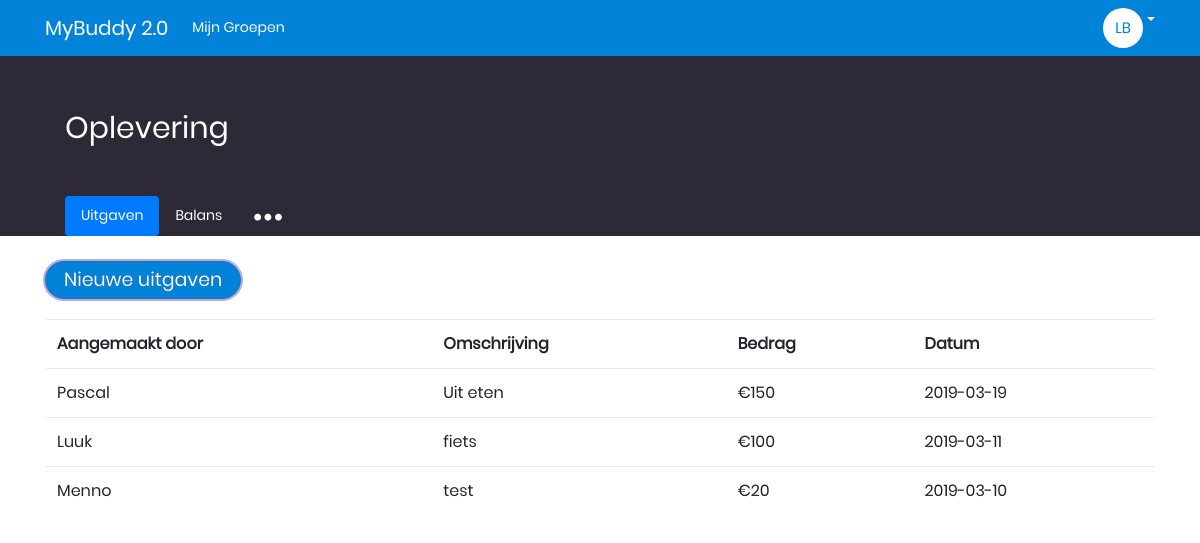
The page /index.php?page=group_info&id=14 (signed in) on the database its author committed.
### tables this page shows
CREATE TABLE `group` (
  `group_id` int(11) NOT NULL,
  `groupname` varchar(225) NOT NULL
);

CREATE TABLE `payment` (
  `payment_id` int(11) NOT NULL,
  `user_group_id` int(11) NOT NULL,
  `amount` text NOT NULL,
  `description` text NOT NULL,
  `date` date NOT NULL
);

CREATE TABLE `user` (
  `user_id` int(11) NOT NULL,
  `email` varchar(225) NOT NULL,
  `password` varchar(225) NOT NULL,
  `name` varchar(225) NOT NULL,
  `surname` varchar(225) NOT NULL
);

### permissions/roles.php (called while the page is built)
<?php
$naam = '';
$menuItems = [
    "user" => [
        array('home', 'Mijn Groepen', 'L'),
        array($naam, array(
            array('logout', 'Logout'),
            array('profile', 'Mijn account'),
        ),'R'),
    ],
    "guest" => [
        array('home', 'Home', 'L'),
        array('login', 'Login', 'R')
    ]
];

### inc/tab_expense.inc.php (the view, shortened to what this page needs)
<form action="index.php?page=new_expense&id=<?= $group_id ?>" method="post">
    <button class="buttonGroup m-t-15" type="submit" name="submit">
        Nieuwe uitgaven
    </button>
</form>
<table class="table m-t-20" id="grouptable">
    <tr>
        <th>Aangemaakt door</th>
        <th>Omschrijving</th>
        <th>Bedrag</th>
        <th>Datum</th>
    </tr>
    <?php
    $query = $conn->prepare("
        SELECT U.name, P.description, P.amount, P.date, P.payment_id
        FROM payment AS P
        INNER JOIN user_group AS UG
        ON P.user_group_id = UG.user_group_id
        INNER JOIN `user` AS U
        ON UG.user_id = U.user_id
        WHERE UG.group_id=:group_id");
    $query->execute(array(
        ":group_id" => $group_id
    ));
    foreach ($query as $result) {
        ?>
        <tr data-toggle="modal" data-target="#myModal<?= $result['payment_id'] ?>">
            <td>
                <?= $result['name'] ?>
            </td>
            <td>
                <?= $result['description'] ?>
            </td>
            <td>
                &euro;<?= $result['amount'] ?>
            </td>
            <td>
                <?= $result['date'] ?>
            </td>
        </tr>
        <?php
    }
    ?>
</table>

### index.php (shortened to what this page needs)
<?php
if(isset($_GET['page']))
{
    if ($_GET['page'] == 'logout')
    {
        header("Location: php/logout.php");
    }
    else
    {
        $page = $_GET['page'];
    }
}
else
{
    $page = 'home';
}
?>
<!DOCTYPE html>
<html lang="en">
<head>
    <link href="//maxcdn.bootstrapcdn.com/bootstrap/4.1.1/css/bootstrap.min.css" rel = "stylesheet" id = "bootstrap-css">
    <link rel="stylesheet" href="https://cdnjs.cloudflare.com/ajax/libs/bootstrap-select/1.13.1/css/bootstrap-select.css" />
    <link rel="stylesheet" href="https://maxcdn.bootstrapcdn.com/bootstrap/4.1.3/css/bootstrap.min.css">
    <link rel="stylesheet" href="https://cdnjs.cloudflare.com/ajax/libs/fancybox/3.5.2/jquery.fancybox.min.css">
    <link rel="stylesheet" type="text/css" href="vendor/bootstrap/css/bootstrap.min.css">
    <link rel="stylesheet" type="text/css" href="fonts/font-awesome-4.7.0/css/font-awesome.min.css">
    <link rel="stylesheet" type="text/css" href="fonts/iconic/css/material-design-iconic-font.min.css">
    <link rel="stylesheet" type="text/css" href="vendor/animate/animate.css">
    <link rel="stylesheet" type="text/css" href="vendor/css-hamburgers/hamburgers.min.css">
    <link rel="stylesheet" type="text/css" href="vendor/animsition/css/animsition.min.css">
    <link rel="stylesheet" type="text/css" href="vendor/select2/select2.min.css">
    <link rel="stylesheet" type="text/css" href="vendor/daterangepicker/daterangepicker.css">
    <link rel="stylesheet" type="text/css" href="css/util.css">
    <link rel="stylesheet" type="text/css" href="css/main.css">
    <link rel="stylesheet" href="css/style.css">
</head>
<body>
<?php require 'inc/navbar.inc.php'; ?>
<?php include 'inc/' . $page . '.inc.php'; ?>
</body>
</html>

### inc/navbar.inc.php (shortened to what this page needs)
<?php require 'permissions/roles.php';
if (isset($_SESSION['login'])) {
    $userArray = $menuItems['user'];
}
else {
    $userArray = $menuItems['guest'];
}
echo '<nav class="navbar navbar-expand-md navbar-blue bg-blue sticky-top">';
echo '<div class="container">';
echo '<a class="navbar-brand" href="index.php?page=home">MyBuddy 2.0</a>';
echo '<div class="collapse navbar-collapse" id="navbarsExample04">';
echo '<ul class="navbar-nav mr-auto">';
foreach ($userArray as $menuItem) {
    if ($menuItem[2] == 'L') {
        if (gettype($menuItem[1]) !== 'string'){
            echo '<div class="dropdown">';
            echo '<button class="dropdown-toggle text-white" type="button" id="dropdownMenuButton" data-toggle="dropdown" aria-haspopup="true" aria-expanded="false">';
            echo $_SESSION['name'][0], $_SESSION['surname'][0];
            echo '</button>';
            echo '<div class="dropdown-menu" aria-labelledby="dropdownMenuButton">';
            foreach ($menuItem[1] as $DropItem){
                echo '<a class="dropdown-item" href="index.php?page=' . $DropItem[0] . '">' . $DropItem[1] . '</a>';
            }
            echo '</div>';
            echo '</div>';
        }
        else{
            echo '<li class="nav-item"><a class="nav-link" href="index.php?page=' . $menuItem[0] . '">' . $menuItem[1] . '</a></li>';
        }
    }
}
echo '</ul>';
echo '<ul class="navbar-nav form-inline my-2 my-md-0">';
foreach ($userArray as $menuItem) {
    if ($menuItem[2] == 'R') {
        if (gettype($menuItem[1]) !== 'string'){
            echo '<div class="dropdown">';
            echo '<button class="dropdown-toggle text-white" type="button" id="dropdownMenuButton" data-toggle="dropdown" aria-haspopup="true" aria-expanded="false">';
            echo '<div class="circle_navbar">'.$_SESSION['name'][0], $_SESSION['surname'][0].'</div>';
            echo '</button>';
            echo '</div>';
        }
        else{
            echo '<li class="nav-item"><a class="nav-link" href="index.php?page=' . $menuItem[0] . '">' . $menuItem[1] . '</a></li>';
        }
    }
}
echo '</ul>';
echo '</div>';
echo '</div>';
echo '</nav>';

### inc/group_info.inc.php (shortened to what this page needs)
<?php
include 'php/dbh.php';
if (isset($_GET['id'])) {
    $group_id = $_GET['id'];
}
$query = $conn->prepare("SELECT * FROM `group` WHERE group_id=:id");
$query->execute(array(
    ":id" => $group_id
));
$result = $query->fetch();
?>
<div class="header1">
    <div class="container">
        <?= $result['groupname'] ?>
        <br><br>
        <div>
            <ul class="nav nav-pills m-0" id="pills-tab" role="tablist">
                <li class="nav-item">
                    <a class="nav-link active text-white" id="pills-uitgaven-tab" data-toggle="pill" href="#pills-uitgaven"
                       role="tab"
                       aria-controls="pills-uitgaven" aria-expanded="true">Uitgaven</a>
                </li>
                <li class="nav-item">
                    <a class="nav-link text-white" id="pills-balans-tab" data-toggle="pill" href="#pills-balans" role="tab"
                       aria-controls="pills-balans" aria-expanded="true">Balans</a>
                </li>
                <li class="nav-item">
                    <a class="nav-link text-white" id="pills-extra-tab" data-toggle="pill" href="#pills-extra" role="tab"
                       aria-controls="pills-extra" aria-expanded="true">
                        <i class="fa fa-circle fs-8" aria-hidden="true"></i>
                        <i class="fa fa-circle fs-8" aria-hidden="true"></i>
                        <i class="fa fa-circle fs-8" aria-hidden="true"></i>
                    </a>
                </li>
            </ul>
        </div>
    </div>
</div>
<div class="container p-t-10">
    <div class="bd-example bd-example-tabs">
        <div class="tab-content" id="pills-tabContent">
            <div class="tab-pane fade show active" id="pills-uitgaven" role="tabpanel"
                 aria-labelledby="pills-uitgaven-tab">
                <?php include 'tab_expense.inc.php'; ?>
            </div>
        </div>
    </div>
</div>

### css/main.css (style rules this page uses)
* { margin: 0px; padding: 0px; box-sizing: border-box; }
body, html { height: 100%; font-family: Poppins-Regular, sans-serif; }
a { font-family: Poppins-Regular; font-size: 14px; line-height: 1.7; color: #666666; margin: 0px; transition: all 0.4s; -webkit-transition: all 0.4s; -o-transition: all 0.4s; -moz-transition: all 0.4s; }
ul, li { margin: 0px; list-style-type: none; }
button { outline: none !important; border: none; background: transparent; }

### css/style.css (style rules this page uses)
* { font-family: Poppins-Regular; box-sizing: border-box; margin: 0; padding: 0; }
td { white-space: nowrap; max-width: 200px; overflow: hidden; text-overflow: ellipsis; }
.navbar-blue { background-color: #0083d9; color: white; }
.bg-blue a { background-color: #0083d9; color: white; }
.header1 { padding: 50px 50px 0 50px; background: #2d2937; color: white; font-size: 30px; }
.buttonGroup { -moz-box-shadow: 0 0 0 2px #9fb4f2; -webkit-box-shadow: 0 0 0 2px #9fb4f2; box-shadow: 0 0 0 2px #9fb4f2; background-color:#0082d9; -moz-border-radius:42px; -webkit-border-radius:42px; border-radius:42px; border:1px solid #4e6096; display:inline-block; cursor:pointer; color:#ffffff; font-family: Poppins-Regular; font-size:19px; padding:4px 18px; text-decoration:none; text-shadow:0 0 0 #283966; }
.circle_navbar { width: 40px; height: 40px; border-radius: 50%; font-size: 15px; color: #0082d9; line-height: 40px; text-align: center; background: #fff; float: left; }

### rows shown on the page
group: groupname "Oplevering"
payment: user.name "Pascal", description "Uit eten", amount "150", date "2019-03-19"
payment: user.name "Luuk", description "fiets", amount "100", date "2019-03-11"
payment: user.name "Menno", description "test", amount "20", date "2019-03-10"

### other values the page prints
$menuItem[1] "Mijn Groepen"
